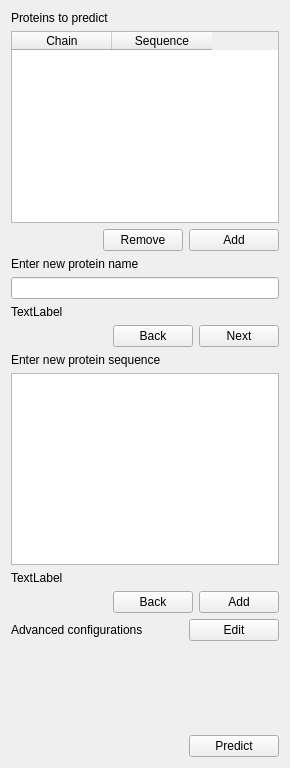
            <widget class="QWidget" name="page_2">
             <layout class="QVBoxLayout" name="verticalLayout_93">
              <item>
               <layout class="QVBoxLayout" name="verticalLayout_90">
                <item>
                 <layout class="QVBoxLayout" name="verticalLayout_89">
                  <item>
                   <widget class="QLabel" name="lbl_pred_mono_prot_to_predict">
                    <property name="text">
                     <string>Proteins to predict</string>
                    </property>
                   </widget>
                  </item>
                  <item>
                   <widget class="QTableWidget" name="table_pred_mono_prot_to_predict">
                    <property name="horizontalScrollBarPolicy">
                     <enum>Qt::ScrollBarAsNeeded</enum>
                    </property>
                    <property name="sizeAdjustPolicy">
                     <enum>QAbstractScrollArea::AdjustIgnored</enum>
                    </property>
                    <property name="sortingEnabled">
                     <bool>false</bool>
                    </property>
                    <column>
                     <property name="text">
                      <string>Chain</string>
                     </property>
                    </column>
                    <column>
                     <property name="text">
                      <string>Sequence</string>
                     </property>
                    </column>
                   </widget>
                  </item>
                 </layout>
                </item>
                <item>
                 <layout class="QHBoxLayout" name="horizontalLayout_75">
                  <item>
                   <spacer name="horizontalSpacer_55">
                    <property name="orientation">
                     <enum>Qt::Horizontal</enum>
                    </property>
                    <property name="sizeHint" stdset="0">
                     <size>
                      <width>40</width>
                      <height>20</height>
                     </size>
                    </property>
                   </spacer>
                  </item>
                  <item>
                   <widget class="QPushButton" name="btn_pred_mono_seq_to_predict_remove">
                    <property name="text">
                     <string>Remove</string>
                    </property>
                   </widget>
                  </item>
                  <item>
                   <widget class="QPushButton" name="btn_pred_mono_seq_to_predict">
                    <property name="minimumSize">
                     <size>
                      <width>90</width>
                      <height>0</height>
                     </size>
                    </property>
                    <property name="maximumSize">
                     <size>
                      <width>131</width>
                      <height>16777215</height>
                     </size>
                    </property>
                    <property name="text">
                     <string>Add</string>
                    </property>
                   </widget>
                  </item>
                 </layout>
                </item>
               </layout>
              </item>
              <item>
               <layout class="QVBoxLayout" name="verticalLayout_91">
                <item>
                 <widget class="QLabel" name="lbl_pred_mono_prot_name">
                  <property name="text">
                   <string>Enter new protein name</string>
                  </property>
                 </widget>
                </item>
                <item>
                 <widget class="QLineEdit" name="txt_pred_mono_prot_name"/>
                </item>
                <item>
                 <widget class="QLabel" name="lbl_pred_mono_prot_name_status">
                  <property name="text">
                   <string>TextLabel</string>
                  </property>
                 </widget>
                </item>
               </layout>
              </item>
              <item>
               <layout class="QHBoxLayout" name="horizontalLayout_78">
                <item>
                 <spacer name="horizontalSpacer_58">
                  <property name="orientation">
                   <enum>Qt::Horizontal</enum>
                  </property>
                  <property name="sizeHint" stdset="0">
                   <size>
                    <width>40</width>
                    <height>20</height>
                   </size>
                  </property>
                 </spacer>
                </item>
                <item>
                 <widget class="QPushButton" name="btn_pred_mono_back">
                  <property name="text">
                   <string>Back</string>
                  </property>
                 </widget>
                </item>
                <item>
                 <widget class="QPushButton" name="btn_pred_mono_next">
                  <property name="text">
                   <string>Next</string>
                  </property>
                 </widget>
                </item>
               </layout>
              </item>
              <item>
               <layout class="QVBoxLayout" name="verticalLayout_92">
                <item>
                 <widget class="QLabel" name="lbl_pred_mono_seq_name">
                  <property name="text">
                   <string>Enter new protein sequence</string>
                  </property>
                 </widget>
                </item>
                <item>
                 <widget class="QTextEdit" name="txt_pred_mono_seq_name"/>
                </item>
                <item>
                 <widget class="QLabel" name="lbl_pred_mono_seq_name_status">
                  <property name="text">
                   <string>TextLabel</string>
                  </property>
                 </widget>
                </item>
               </layout>
              </item>
              <item>
               <layout class="QHBoxLayout" name="horizontalLayout_79">
                <item>
                 <spacer name="horizontalSpacer_59">
                  <property name="orientation">
                   <enum>Qt::Horizontal</enum>
                  </property>
                  <property name="sizeHint" stdset="0">
                   <size>
                    <width>40</width>
                    <height>20</height>
                   </size>
                  </property>
                 </spacer>
                </item>
                <item>
                 <widget class="QPushButton" name="btn_pred_mono_back_2">
                  <property name="text">
                   <string>Back</string>
                  </property>
                 </widget>
                </item>
                <item>
                 <widget class="QPushButton" name="btn_pred_mono_add_protein">
                  <property name="text">
                   <string>Add</string>
                  </property>
                 </widget>
                </item>
               </layout>
              </item>
              <item>
               <layout class="QHBoxLayout" name="horizontalLayout_76">
                <item>
                 <widget class="QLabel" name="lbl_pred_mono_advanced_config">
                  <property name="text">
                   <string>Advanced configurations</string>
                  </property>
                 </widget>
                </item>
                <item>
                 <spacer name="horizontalSpacer_57">
                  <property name="orientation">
                   <enum>Qt::Horizontal</enum>
                  </property>
                  <property name="sizeHint" stdset="0">
                   <size>
                    <width>40</width>
                    <height>20</height>
                   </size>
                  </property>
                 </spacer>
                </item>
                <item>
                 <widget class="QPushButton" name="btn_pred_mono_advanced_config">
                  <property name="minimumSize">
                   <size>
                    <width>90</width>
                    <height>0</height>
                   </size>
                  </property>
                  <property name="maximumSize">
                   <size>
                    <width>90</width>
                    <height>16777215</height>
                   </size>
                  </property>
                  <property name="text">
                   <string>Edit</string>
                  </property>
                 </widget>
                </item>
               </layout>
              </item>
              <item>
               <spacer name="verticalSpacer_15">
                <property name="orientation">
                 <enum>Qt::Vertical</enum>
                </property>
                <property name="sizeType">
                 <enum>QSizePolicy::MinimumExpanding</enum>
                </property>
                <property name="sizeHint" stdset="0">
                 <size>
                  <width>20</width>
                  <height>88</height>
                 </size>
                </property>
               </spacer>
              </item>
              <item>
               <layout class="QHBoxLayout" name="horizontalLayout_77">
                <item>
                 <spacer name="horizontalSpacer_56">
                  <property name="orientation">
                   <enum>Qt::Horizontal</enum>
                  </property>
                  <property name="sizeHint" stdset="0">
                   <size>
                    <width>40</width>
                    <height>20</height>
                   </size>
                  </property>
                 </spacer>
                </item>
                <item>
                 <widget class="QPushButton" name="btn_pred_mono_predict">
                  <property name="minimumSize">
                   <size>
                    <width>90</width>
                    <height>0</height>
                   </size>
                  </property>
                  <property name="text">
                   <string>Predict</string>
                  </property>
                 </widget>
                </item>
               </layout>
              </item>
             </layout>
            </widget>
